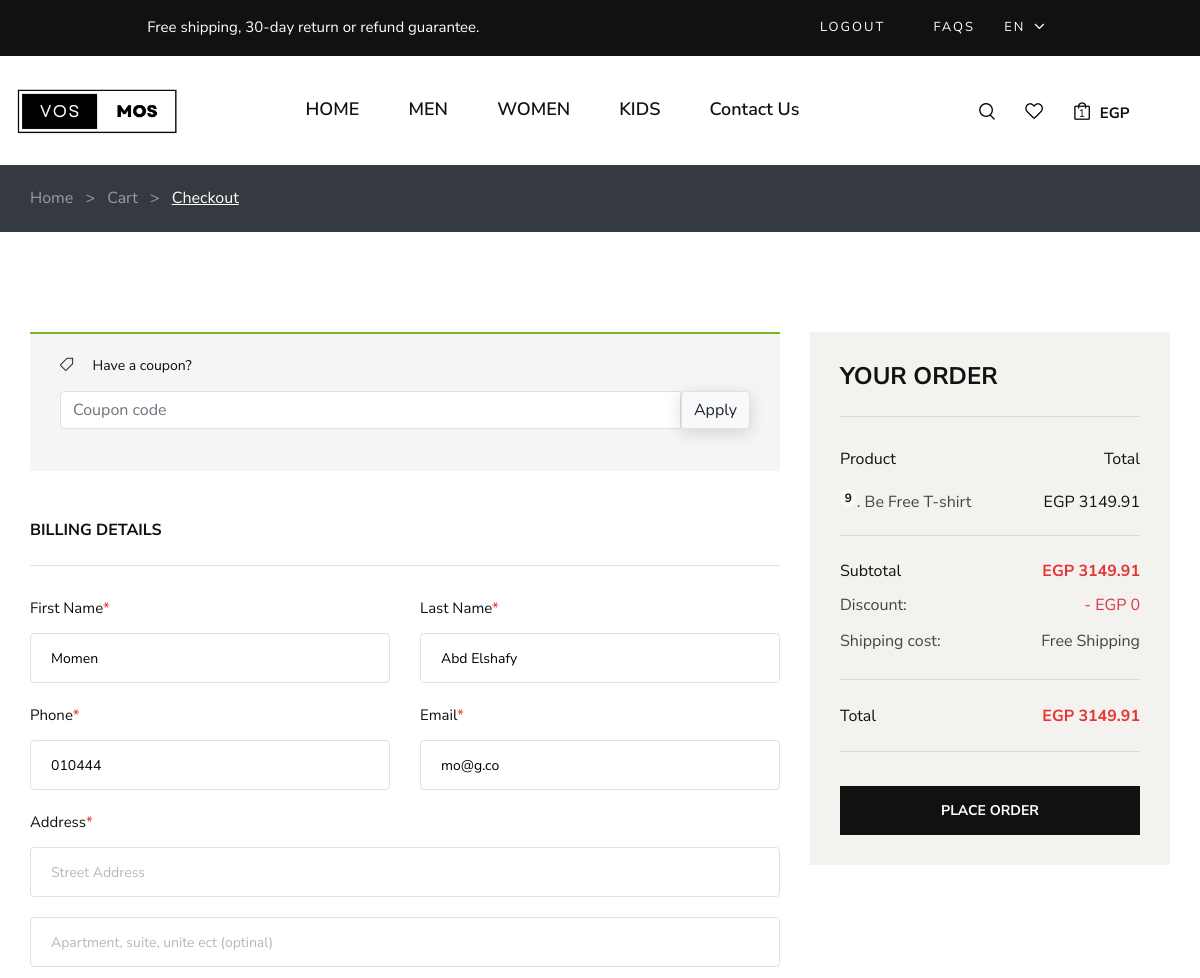
The page /checkout (signed in, upper part) on the database as committed earlier.
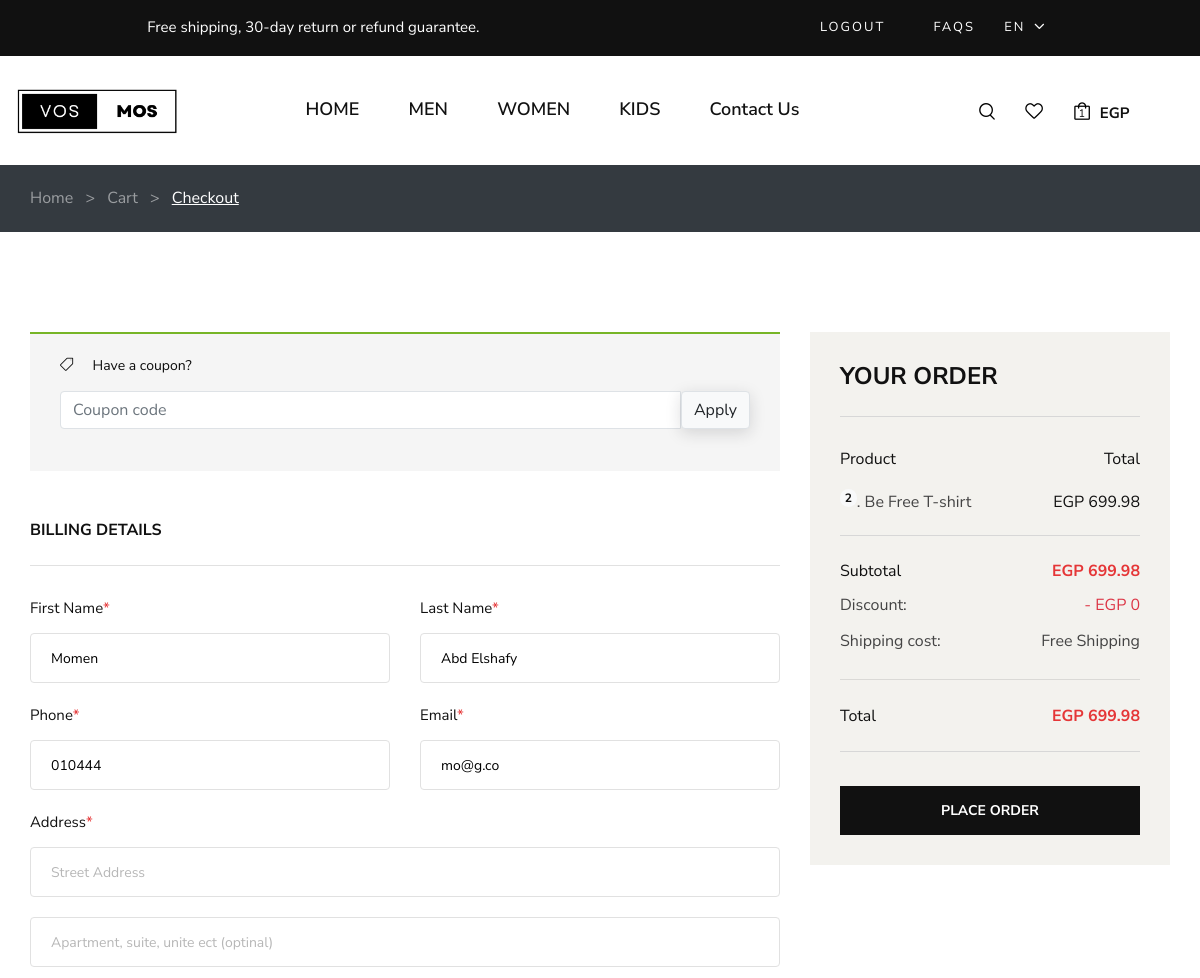
The same page on the database as committed later.
### frontend/models.py (models this page shows, shortened)
class CartItem(models.Model):
    product = models.ForeignKey(Product, on_delete=models.CASCADE)
    quantity = models.IntegerField(default=1)
    cart = models.ForeignKey(Cart, on_delete=models.CASCADE, related_name="items", null=True)
    customized = models.BooleanField(default=False)
    size = models.CharField(max_length=10, blank=True, null=True)
    color = models.CharField(max_length=10, blank=True, null=True)
    @property
    def total(self):
        total = float(self.product.price) * int(self.quantity)
        return float("{:.2f}".format(total))

class Product(models.Model):
    CATEGORY_CHOICES = (
        ('M', 'Men'),
        ('W', 'Women'),
        ('K', 'Kids'),
        ('A', 'Accessories'),
    )
    SUB_CATEGORY_CHOICES = (
    ('S', 'Shirt'),
    ('SW', 'Sport wear'),
    ('OW', 'Outwear')
    )
    LABEL_CHOICES = (
        ('NEW', 'primary'),
        ('BEST Seller', 'secondary'),
        ('N', '')
    )
    product_id = models.AutoField
    id = models.AutoField(primary_key=True, auto_created=True)
    product_name = models.CharField(max_length=50)
    category = models.CharField(choices=CATEGORY_CHOICES, max_length=2)
    label = models.CharField(choices=LABEL_CHOICES, max_length=11, default="")
    subcategory = models.CharField(choices= SUB_CATEGORY_CHOICES ,max_length=50, default="")
    price = models.FloatField(default=0)
    discount_price = models.FloatField(default=0)
    desc = models.CharField(max_length=300)
    pub_date = models.DateField()
    image = models.ImageField(upload_to="static/images", default="")
    material = models.CharField(max_length=50, default="Coton 100%")
    description = models.TextField(default="Description")

class Cart(models.Model):
    user = models.ForeignKey(MyUser, on_delete=models.CASCADE, null= True, blank = True)
    applied_coupons = models.ManyToManyField(PromoCode, blank=True,related_name="Applied_Coupons")
    session_key = models.CharField(max_length=32, null=True, blank=True)
    created_at = models.DateTimeField(auto_now_add=True)
    updated_at = models.DateTimeField(auto_now=True)
    ordered = models.BooleanField(default=False)
    coupon = models.ForeignKey(
        PromoCode, on_delete=models.SET_NULL, blank=True, null=True)
    shipping_cost = models.DecimalField(max_digits=10, decimal_places=2, default=25.99)
    @property
    def discount(self):
        if self.coupon:
            total_price = sum(item.total for item in self.items.all())
            discount_amount = total_price * self.coupon.discount
            max_discount = self.coupon.max_discount
            return min(discount_amount, max_discount)
        else:
            return 0
    @property
    def total_price_before_discount(self):
        total_price = sum(item.total for item in self.items.all())
        return "{:.2f}".format(total_price)
    @property
    def total_price(self):
        total_price = sum(item.total for item in self.items.all())
        total_price -= self.discount
        return "{:.2f}".format(total_price)
    @property
    def final_price(self):
        return float(self.total_price) + float(self.shipping_cost)

### frontend/views.py (the view, shortened to what this page needs)
# urls.py: path('checkout', views.checkout, name='checkout'),
def checkout(request):
    if request.method == 'POST':
        email = request.POST['email']
        payment_method = request.POST['payment_method']
        address_id = request.POST.get('address')
        first_name = request.POST.get('first_name')
        last_name = request.POST.get('last_name')
        phone = request.POST.get('phone')
        if payment_method == "COD":
            fees = 12
        else:
            fees = 0
        if request.user.is_authenticated:
            user = request.user
            cart = Cart.objects.get(user=user)
            order = Order.objects.create(
                user=user,
                first_name=first_name,
                last_name=last_name,
                email=email,
                phone=phone,
                coupon=cart.coupon,
                address=request.POST['address'],
                city=request.POST['city'],
                payment_method=payment_method,
                shipping_cost=cart.shipping_cost,
                final_price=cart.final_price + fees  # Set the final price of the order to the final price of the cart
            )
            for item in CartItem.objects.filter(cart=cart):
                OrderItem.objects.create(
                    order=order,
                    product=item.product,
                    price=item.product.price,
                    quantity=item.quantity,
                    customized=item.customized,
                )
            order.save()
            CartItem.objects.filter(cart=cart).delete()
            cart.coupon = None
            cart.save()
        else:
            session_key = request.session.session_key
            if not session_key:
                request.session.create()
                session_key = request.session.session_key
            cart, created = Cart.objects.get_or_create(user=None, session_key=session_key)
            order = Order.objects.create(
                first_name=first_name,
                last_name=last_name,
                email=email,
                address=request.POST['address'],
                phone=phone,
                city=request.POST['city'],
                payment_method=payment_method,
                shipping_cost=cart.shipping_cost,
                final_price=cart.final_price + fees  # Set the final price of the order to the final price of the anonymous cart
            )
            for item in CartItem.objects.filter(cart=cart):
                OrderItem.objects.create(
                    order=order,
                    product=item.product,
                    price=item.product.price,
                    quantity=item.quantity,
                    customized=item.customized
                )
            order.save()
            CartItem.objects.filter(cart=cart).delete()
            cart.coupon = None
            cart.save()
        send_order_confirmation_email(first_name, email, order)
        return render(request, 'orderconfirm.html', {"order_number": order.order_number})
    else:
        if request.user.is_authenticated:
            cart = Cart.objects.get(user=request.user)
            CartItems = CartItem.objects.filter(cart=cart)
            if float(cart.total_price) > 1000:
                cart.shipping_cost = 0
                cart.save()
            context = {'cart': CartItems, 'user_cart': cart}
        return render(request, 'checkout.html', context)

### frontend/templates/checkout.html (shortened to what the changed rows need)
{% extends "layout.html" %}
{% load static %}
{% block body %}
    <section class="checkout spad">
        <div class="container">
            <div class="checkout__form">
              <div class="row">
                        <div class="col-lg-4 col-md-6">
                            <div class="checkout__order">
                                <ul class="checkout__total__products">
                                  {% for item in cart %}
                                  <li>
                                      <span class="translate-middle badge rounded-pill badge-light float-left">{{item.quantity}} </span>
                                      . {{ item.product.product_name }}
                                      <span>EGP {{item.total}}</span>
                                  </li>
                              {% endfor %}
                                </ul>
                                <ul class="checkout__total__all">
                                  <div class="final-cart">
                                    <li>Subtotal <span>EGP {{user_cart.total_price_before_discount}}</span></li>
                                    <div class="d-flex justify-content-between">
                                      <p class="mb-2">Discount:</p>
                                      <p id="discount" class="mb-2 text-danger">- EGP {{user_cart.discount}}</p>
                                    </div>
                                  </div>
                                    <li>Total <span id="cart_total_discount">EGP {{user_cart.final_price}}</span></li>
                                </ul>
                            </div>
                        </div>
                    </div>
            </div>
        </div>
    </section>
{% endblock %}

Rows that differ between the two databases and show on the page:
changed CartItem "Be Free T-shirt": quantity "9" → "2"; total "3149.91" → "699.98"
changed through a linked row, Cart: total_price_before_discount "3149.91" → "699.98"; final_price "3149.91" → "699.98"
